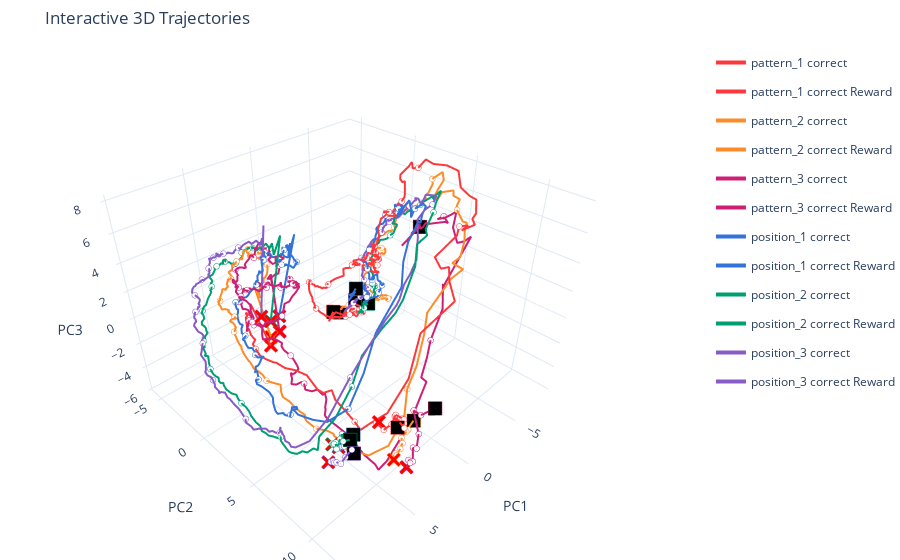

The cell this chart's notebook holds for it:
### Code cell
data = load_pickle("../../data/flexible_shift/RDH01-PFCsep2.pkl")

data = extract_used_data(data)
mergeAB(data)

align_track(data, params)
# selection_array = neuron_selection(data, params, ana_tt=['*'], ana_bt=['correct'])
z_score_on(data, params, ana_tt=['origin'], ana_bt=['*'])
z_score_on(data, params, ana_tt=['pattern_*'], ana_bt=['*'])
z_score_on(data, params, ana_tt=['position_*'], ana_bt=['*'])
x_lines, y_lines, z_lines, line_labels, line_colors, pcs = pca_on(data, params, ana_tt=['*'], ana_bt=['correct'])

plot3d_lines_to_html(x_lines, y_lines, z_lines, line_labels = line_labels, line_colors = line_colors)

### Figure 1 — Plotly figure (JSON) as saved in the notebook; plotly's stock layout.template omitted (floating-point values rounded to 4 significant figures; data arrays with more than 128 entries replaced by an {"elided": "..."} marker saying what was removed)
{"data": [{"legendgroup": "group_0", "line": {"color": "#fc383d", "width": 4}, "mode": "lines", "name": "pattern_1 correct", "showlegend": true, "type": "scatter3d", "x": {"elided": "300 float values"}, "y": {"elided": "300 float values"}, "z": {"elided": "300 float values"}}, {"legendgroup": "group_0", "marker": {"color": "white", "line": {"color": "#fc383d", "width": 1}, "size": 2}, "mode": "markers", "name": "pattern_1 correct marks", "showlegend": false, "type": "scatter3d", "x": [4.016, 5.979, 5.475, -3.08, -7.306, -7.074, -6.392, -5.303, -5.28, -5.189, -5.318, -5.486, -5.653, -5.285, -4.937, -4.44, -2.782, -2.075, -1.862, -3.873, -4.41, -4.744, -5.297, -3.672, -3.422], "y": [-0.3731, 0.7645, 8.669, 8.21, 1.782, 0.7341, 0.2282, 0.08727, -0.7969, 0.3983, 0.2642, 0.2161, 0.01575, -0.01184, -0.3968, -1.374, -2.132, -3.408, -2.523, -1.044, -1.112, -1.092, -1.08, -1.249, -2.337], "z": [-2.333, -0.8034, -1.61, 6.914, 7.138, 4.482, 3.754, 0.9197, -0.4723, 0.1009, 0.4118, 0.3717, 0.5515, 1.433, 0.4533, -0.3363, -1.585, -1.653, -3.444, -4.291, -4.012, -4.375, -4.804, -4.472, -4.453]}, {"legendgroup": "group_0", "marker": {"color": "red", "line": {"color": "#fc383d", "width": 1}, "size": 5, "symbol": "x"}, "mode": "markers", "name": "pattern_1 correct start", "showlegend": false, "type": "scatter3d", "x": [4.016], "y": [-0.3731], "z": [-2.333]}, {"legendgroup": "group_0", "marker": {"color": "black", "line": {"color": "#fc383d", "width": 1}, "size": 5, "symbol": "square"}, "mode": "markers", "name": "pattern_1 correct end", "showlegend": false, "type": "scatter3d", "x": [-3.422], "y": [-2.337], "z": [-4.453]}, {"legendgroup": "group_1", "line": {"color": "#fc383d", "width": 4}, "mode": "lines", "name": "pattern_1 correct Reward", "showlegend": true, "type": "scatter3d", "x": [5.044, 5.068, 5.134, 4.86, 4.441, 4.279, 4.124, 4.674, 4.356, 4.716], "y": [10.03, 9.873, 10.47, 10.75, 10.65, 11.09, 10.82, 11.46, 10.53, 11.04], "z": [-0.9615, -1.117, -1.147, -0.7159, -0.4082, -0.5376, -0.7895, -0.6186, -0.6615, -0.853]}, {"legendgroup": "group_1", "marker": {"color": "white", "line": {"color": "#fc383d", "width": 1}, "size": 2}, "mode": "markers", "name": "pattern_1 correct Reward marks", "showlegend": false, "type": "scatter3d", "x": [5.044, 5.068, 5.134, 4.86, 4.441, 4.279, 4.124, 4.674, 4.356, 4.716], "y": [10.03, 9.873, 10.47, 10.75, 10.65, 11.09, 10.82, 11.46, 10.53, 11.04], "z": [-0.9615, -1.117, -1.147, -0.7159, -0.4082, -0.5376, -0.7895, -0.6186, -0.6615, -0.853]}, {"legendgroup": "group_1", "marker": {"color": "red", "line": {"color": "#fc383d", "width": 1}, "size": 5, "symbol": "x"}, "mode": "markers", "name": "pattern_1 correct Reward start", "showlegend": false, "type": "scatter3d", "x": [5.044], "y": [10.03], "z": [-0.9615]}, {"legendgroup": "group_1", "marker": {"color": "black", "line": {"color": "#fc383d", "width": 1}, "size": 5, "symbol": "square"}, "mode": "markers", "name": "pattern_1 correct Reward end", "showlegend": false, "type": "scatter3d", "x": [4.716], "y": [11.04], "z": [-0.853]}, {"legendgroup": "group_2", "line": {"color": "#fc8c29", "width": 4}, "mode": "lines", "name": "pattern_2 correct", "showlegend": true, "type": "scatter3d", "x": {"elided": "300 float values"}, "y": {"elided": "300 float values"}, "z": {"elided": "300 float values"}}, {"legendgroup": "group_2", "marker": {"color": "white", "line": {"color": "#fc8c29", "width": 1}, "size": 2}, "mode": "markers", "name": "pattern_2 correct marks", "showlegend": false, "type": "scatter3d", "x": [3.777, 1.165, 0.9925, 1.315, 1.952, 3.366, 4.287, 5.649, 5.968, 6.435, 6.717, 6.551, 2.388, -5.494, -8.133, -7.398, -7.513, -6.414, -6.071, -6.708, -7.285, -7.521, -7.102, -5.086, -4.877], "y": [-0.5942, -3.89, -5.07, -5.562, -4.765, -4.182, -3.624, -3.073, -1.144, -0.6588, 2.608, 6.699, 9.696, 6.32, 2.349, -0.09572, -1.334, -0.8497, -1.578, -0.8694, -1.175, -0.4652, -1.298, -2.34, -3.141], "z": [-1.884, 1.04, 1.496, 1.103, 2.218, 2.114, 1.426, 0.6672, 0.6145, -0.0295, -1.726, -2.817, -0.5659, 6.39, 6.284, 2.085, -0.1594, -0.7609, -3.075, -3.814, -4.332, -4.325, -4.412, -4.662, -5.688]}, {"legendgroup": "group_2", "marker": {"color": "red", "line": {"color": "#fc8c29", "width": 1}, "size": 5, "symbol": "x"}, "mode": "markers", "name": "pattern_2 correct start", "showlegend": false, "type": "scatter3d", "x": [3.777], "y": [-0.5942], "z": [-1.884]}, {"legendgroup": "group_2", "marker": {"color": "black", "line": {"color": "#fc8c29", "width": 1}, "size": 5, "symbol": "square"}, "mode": "markers", "name": "pattern_2 correct end", "showlegend": false, "type": "scatter3d", "x": [-4.877], "y": [-3.141], "z": [-5.688]}, {"legendgroup": "group_3", "line": {"color": "#fc8c29", "width": 4}, "mode": "lines", "name": "pattern_2 correct Reward", "showlegend": true, "type": "scatter3d", "x": [5.548, 5.545, 5.21, 5.324, 5.051, 4.756, 4.484, 3.911, 4.059, 3.378], "y": [11.59, 11.47, 11.4, 11.6, 11.58, 11.48, 11.17, 11.14, 11.13, 11.04], "z": [-2.21, -2.437, -2.175, -2.034, -1.785, -1.668, -1.714, -1.556, -1.592, -1.323]}, {"legendgroup": "group_3", "marker": {"color": "white", "line": {"color": "#fc8c29", "width": 1}, "size": 2}, "mode": "markers", "name": "pattern_2 correct Reward marks", "showlegend": false, "type": "scatter3d", "x": [5.548, 5.545, 5.21, 5.324, 5.051, 4.756, 4.484, 3.911, 4.059, 3.378], "y": [11.59, 11.47, 11.4, 11.6, 11.58, 11.48, 11.17, 11.14, 11.13, 11.04], "z": [-2.21, -2.437, -2.175, -2.034, -1.785, -1.668, -1.714, -1.556, -1.592, -1.323]}, {"legendgroup": "group_3", "marker": {"color": "red", "line": {"color": "#fc8c29", "width": 1}, "size": 5, "symbol": "x"}, "mode": "markers", "name": "pattern_2 correct Reward start", "showlegend": false, "type": "scatter3d", "x": [5.548], "y": [11.59], "z": [-2.21]}, {"legendgroup": "group_3", "marker": {"color": "black", "line": {"color": "#fc8c29", "width": 1}, "size": 5, "symbol": "square"}, "mode": "markers", "name": "pattern_2 correct Reward end", "showlegend": false, "type": "scatter3d", "x": [3.378], "y": [11.04], "z": [-1.323]}, {"legendgroup": "group_4", "line": {"color": "#cc1f75", "width": 4}, "mode": "lines", "name": "pattern_3 correct", "showlegend": true, "type": "scatter3d", "x": {"elided": "300 float values"}, "y": {"elided": "300 float values"}, "z": {"elided": "300 float values"}}, {"legendgroup": "group_4", "marker": {"color": "white", "line": {"color": "#cc1f75", "width": 1}, "size": 2}, "mode": "markers", "name": "pattern_3 correct marks", "showlegend": false, "type": "scatter3d", "x": [3.08, 1.095, 0.6663, 1.251, 2.664, 4.216, 4.26, 4.782, 5.208, 5.336, 3.889, 1.871, 1.496, 2.107, 2.877, 3.019, 4.238, 5.063, 5.36, 4.578, 5.06, 5.35, -0.1778, -6.817, -8.466], "y": [-0.5668, -2.761, -4.167, -4.234, -3.202, -3.101, -2.892, -2.267, -0.7609, -0.09469, 0.8738, -0.4167, -1.112, -1.363, -2.02, -1.629, -2.093, -1.548, -0.2027, 2.336, 4.053, 8.267, 9.117, 4.473, 1.36], "z": [-1.799, 1.423, 1.947, 2.228, 2.499, 2.355, 1.113, 0.5639, 0.1195, 0.1853, 0.6267, 1.433, 1.317, 0.8065, 1.016, 1.108, 1.285, 1.477, 0.3742, -1.228, -2.097, -2.991, 1.097, 4.819, 2.261]}, {"legendgroup": "group_4", "marker": {"color": "red", "line": {"color": "#cc1f75", "width": 1}, "size": 5, "symbol": "x"}, "mode": "markers", "name": "pattern_3 correct start", "showlegend": false, "type": "scatter3d", "x": [3.08], "y": [-0.5668], "z": [-1.799]}, {"legendgroup": "group_4", "marker": {"color": "black", "line": {"color": "#cc1f75", "width": 1}, "size": 5, "symbol": "square"}, "mode": "markers", "name": "pattern_3 correct end", "showlegend": false, "type": "scatter3d", "x": [-8.466], "y": [1.36], "z": [2.261]}, {"legendgroup": "group_5", "line": {"color": "#cc1f75", "width": 4}, "mode": "lines", "name": "pattern_3 correct Reward", "showlegend": true, "type": "scatter3d", "x": [5.229, 5.054, 4.935, 4.876, 4.351, 4.541, 3.789, 3.087, 3.1, 2.561], "y": [12.21, 12.3, 12.08, 12.33, 11.87, 12.25, 11.76, 10.77, 11.29, 11.77], "z": [-2.551, -2.281, -2.334, -2.289, -2.012, -1.643, -1.508, -0.9556, -0.9331, -0.471]}, {"legendgroup": "group_5", "marker": {"color": "white", "line": {"color": "#cc1f75", "width": 1}, "size": 2}, "mode": "markers", "name": "pattern_3 correct Reward marks", "showlegend": false, "type": "scatter3d", "x": [5.229, 5.054, 4.935, 4.876, 4.351, 4.541, 3.789, 3.087, 3.1, 2.561], "y": [12.21, 12.3, 12.08, 12.33, 11.87, 12.25, 11.76, 10.77, 11.29, 11.77], "z": [-2.551, -2.281, -2.334, -2.289, -2.012, -1.643, -1.508, -0.9556, -0.9331, -0.471]}, {"legendgroup": "group_5", "marker": {"color": "red", "line": {"color": "#cc1f75", "width": 1}, "size": 5, "symbol": "x"}, "mode": "markers", "name": "pattern_3 correct Reward start", "showlegend": false, "type": "scatter3d", "x": [5.229], "y": [12.21], "z": [-2.551]}, {"legendgroup": "group_5", "marker": {"color": "black", "line": {"color": "#cc1f75", "width": 1}, "size": 5, "symbol": "square"}, "mode": "markers", "name": "pattern_3 correct Reward end", "showlegend": false, "type": "scatter3d", "x": [2.561], "y": [11.77], "z": [-0.471]}, {"legendgroup": "group_6", "line": {"color": "#3373d9", "width": 4}, "mode": "lines", "name": "position_1 correct", "showlegend": true, "type": "scatter3d", "x": {"elided": "300 float values"}, "y": {"elided": "300 float values"}, "z": {"elided": "300 float values"}}, {"legendgroup": "group_6", "marker": {"color": "white", "line": {"color": "#3373d9", "width": 1}, "size": 2}, "mode": "markers", "name": "position_1 correct marks", "showlegend": false, "type": "scatter3d", "x": [2.615, 0.1206, 0.63, 1.315, 1.534, 2.51, 3.368, 5.194, 5.963, 6.576, 7.371, 7.446, 5.637, -5.081, -6.696, -7.304, -6.628, -5.396, -4.903, -5.314, -5.218, -5.068, -4.073, -3.898, -3.484], "y": [-1.09, -3.28, -1.403, -2.121, -3.614, -2.39, -2.242, -2.019, -0.2166, 1.536, 2.79, 5.614, 8.355, 3.483, 0.8153, 0.1872, -0.3077, -0.5998, -0.2801, -0.1679, 0.879, 0.7205, 0.4862, -0.07246, -0.03395], "z": [-1.07, 2.0, 2.098, 1.873, 2.038, 2.624, 1.198, 0.8658, -0.3471, -0.4695, -1.09, -1.854, -0.7487, 5.602, 4.097, 3.644, 3.214, 0.8306, -0.3886, -1.464, -1.386, -2.015, -2.055, -1.763, -1.28]}, {"legendgroup": "group_6", "marker": {"color": "red", "line": {"color": "#3373d9", "width": 1}, "size": 5, "symbol": "x"}, "mode": "markers", "name": "position_1 correct start", "showlegend": false, "type": "scatter3d", "x": [2.615], "y": [-1.09], "z": [-1.07]}, {"legendgroup": "group_6", "marker": {"color": "black", "line": {"color": "#3373d9", "width": 1}, "size": 5, "symbol": "square"}, "mode": "markers", "name": "position_1 correct end", "showlegend": false, "type": "scatter3d", "x": [-3.484], "y": [-0.03395], "z": [-1.28]}, {"legendgroup": "group_7", "line": {"color": "#3373d9", "width": 4}, "mode": "lines", "name": "position_1 correct Reward", "showlegend": true, "type": "scatter3d", "x": [7.37, 7.38, 7.387, 7.398, 7.378, 7.335, 7.175, 7.124, 6.895, 6.667], "y": [9.361, 9.429, 9.496, 9.569, 9.662, 9.741, 9.789, 9.768, 9.777, 9.723], "z": [-1.582, -1.584, -1.456, -1.379, -1.299, -1.245, -1.247, -1.227, -1.07, -0.8976]}, {"legendgroup": "group_7", "marker": {"color": "white", "line": {"color": "#3373d9", "width": 1}, "size": 2}, "mode": "markers", "name": "position_1 correct Reward marks", "showlegend": false, "type": "scatter3d", "x": [7.37, 7.38, 7.387, 7.398, 7.378, 7.335, 7.175, 7.124, 6.895, 6.667], "y": [9.361, 9.429, 9.496, 9.569, 9.662, 9.741, 9.789, 9.768, 9.777, 9.723], "z": [-1.582, -1.584, -1.456, -1.379, -1.299, -1.245, -1.247, -1.227, -1.07, -0.8976]}, {"legendgroup": "group_7", "marker": {"color": "red", "line": {"color": "#3373d9", "width": 1}, "size": 5, "symbol": "x"}, "mode": "markers", "name": "position_1 correct Reward start", "showlegend": false, "type": "scatter3d", "x": [7.37], "y": [9.361], "z": [-1.582]}, {"legendgroup": "group_7", "marker": {"color": "black", "line": {"color": "#3373d9", "width": 1}, "size": 5, "symbol": "square"}, "mode": "markers", "name": "position_1 correct Reward end", "showlegend": false, "type": "scatter3d", "x": [6.667], "y": [9.723], "z": [-0.8976]}, {"legendgroup": "group_8", "line": {"color": "#009e73", "width": 4}, "mode": "lines", "name": "position_2 correct", "showlegend": true, "type": "scatter3d", "x": {"elided": "300 float values"}, "y": {"elided": "300 float values"}, "z": {"elided": "300 float values"}}, {"legendgroup": "group_8", "marker": {"color": "white", "line": {"color": "#009e73", "width": 1}, "size": 2}, "mode": "markers", "name": "position_2 correct marks", "showlegend": false, "type": "scatter3d", "x": [3.558, 1.771, 2.505, 3.061, 4.173, 4.942, 5.781, 6.98, 8.135, 8.859, 8.88, 8.629, 4.854, -4.663, -7.19, -7.183, -7.112, -5.553, -5.602, -5.981, -5.806, -5.107, -4.794, -4.109, -4.732], "y": [-0.7742, -4.509, -4.768, -4.727, -4.27, -4.054, -3.59, -3.066, -1.405, 0.1475, 3.045, 6.148, 7.832, 5.236, 2.256, 0.3809, -0.184, -0.6843, -0.397, -0.4826, -0.3518, -0.5681, -0.6131, 0.225, 0.001031], "z": [-0.818, 2.318, 2.172, 1.608, 2.407, 2.497, 1.568, 0.5811, -0.2287, -1.005, -1.755, -2.301, 0.01436, 6.142, 4.713, 3.429, 1.509, -0.1953, -1.981, -2.455, -3.148, -3.679, -3.943, -3.157, -3.172]}, {"legendgroup": "group_8", "marker": {"color": "red", "line": {"color": "#009e73", "width": 1}, "size": 5, "symbol": "x"}, "mode": "markers", "name": "position_2 correct start", "showlegend": false, "type": "scatter3d", "x": [3.558], "y": [-0.7742], "z": [-0.818]}, {"legendgroup": "group_8", "marker": {"color": "black", "line": {"color": "#009e73", "width": 1}, "size": 5, "symbol": "square"}, "mode": "markers", "name": "position_2 correct end", "showlegend": false, "type": "scatter3d", "x": [-4.732], "y": [0.001031], "z": [-3.172]}, {"legendgroup": "group_9", "line": {"color": "#009e73", "width": 4}, "mode": "lines", "name": "position_2 correct Reward", "showlegend": true, "type": "scatter3d", "x": [7.727, 7.761, 7.81, 7.765, 7.676, 7.803, 7.402, 7.197, 7.458, 7.133], "y": [9.255, 9.286, 9.42, 9.46, 9.476, 9.659, 9.51, 9.444, 9.793, 9.952], "z": [-1.168, -1.065, -0.981, -0.9495, -0.8903, -1.14, -0.8288, -0.6708, -0.7323, -0.7487]}, {"legendgroup": "group_9", "marker": {"color": "white", "line": {"color": "#009e73", "width": 1}, "size": 2}, "mode": "markers", "name": "position_2 correct Reward marks", "showlegend": false, "type": "scatter3d", "x": [7.727, 7.761, 7.81, 7.765, 7.676, 7.803, 7.402, 7.197, 7.458, 7.133], "y": [9.255, 9.286, 9.42, 9.46, 9.476, 9.659, 9.51, 9.444, 9.793, 9.952], "z": [-1.168, -1.065, -0.981, -0.9495, -0.8903, -1.14, -0.8288, -0.6708, -0.7323, -0.7487]}, {"legendgroup": "group_9", "marker": {"color": "red", "line": {"color": "#009e73", "width": 1}, "size": 5, "symbol": "x"}, "mode": "markers", "name": "position_2 correct Reward start", "showlegend": false, "type": "scatter3d", "x": [7.727], "y": [9.255], "z": [-1.168]}, {"legendgroup": "group_9", "marker": {"color": "black", "line": {"color": "#009e73", "width": 1}, "size": 5, "symbol": "square"}, "mode": "markers", "name": "position_2 correct Reward end", "showlegend": false, "type": "scatter3d", "x": [7.133], "y": [9.952], "z": [-0.7487]}, {"legendgroup": "group_10", "line": {"color": "#875cc7", "width": 4}, "mode": "lines", "name": "position_3 correct", "showlegend": true, "type": "scatter3d", "x": {"elided": "300 float values"}, "y": {"elided": "300 float values"}, "z": {"elided": "300 float values"}}, {"legendgroup": "group_10", "marker": {"color": "white", "line": {"color": "#875cc7", "width": 1}, "size": 2}, "mode": "markers", "name": "position_3 correct marks", "showlegend": false, "type": "scatter3d", "x": [4.048, 2.676, 3.456, 4.283, 5.261, 6.157, 7.052, 7.737, 8.744, 9.461, 9.6, 8.672, 5.058, -5.274, -7.039, -7.099, -6.705, -5.531, -5.558, -5.645, -5.008, -4.763, -4.429, -4.138, -4.759], "y": [-1.068, -4.83, -5.478, -5.404, -4.522, -3.988, -3.547, -2.544, -0.443, 1.34, 4.435, 6.152, 7.901, 4.665, 1.474, -0.3159, -0.6447, -1.482, -1.199, -0.8498, -0.4205, -0.2377, -0.485, -0.9131, -1.344], "z": [-0.3432, 2.603, 2.194, 2.263, 2.272, 2.086, 1.556, 1.162, 0.5157, -0.7341, -1.468, -1.932, 0.8473, 6.237, 4.393, 2.542, 1.716, -0.249, -2.036, -2.613, -2.641, -2.42, -2.674, -3.287, -3.547]}, {"legendgroup": "group_10", "marker": {"color": "red", "line": {"color": "#875cc7", "width": 1}, "size": 5, "symbol": "x"}, "mode": "markers", "name": "position_3 correct start", "showlegend": false, "type": "scatter3d", "x": [4.048], "y": [-1.068], "z": [-0.3432]}, {"legendgroup": "group_10", "marker": {"color": "black", "line": {"color": "#875cc7", "width": 1}, "size": 5, "symbol": "square"}, "mode": "markers", "name": "position_3 correct end", "showlegend": false, "type": "scatter3d", "x": [-4.759], "y": [-1.344], "z": [-3.547]}, {"legendgroup": "group_11", "line": {"color": "#875cc7", "width": 4}, "mode": "lines", "name": "position_3 correct Reward", "showlegend": true, "type": "scatter3d", "x": [8.786, 8.7, 8.618, 8.665, 8.579, 8.493, 8.11, 7.747, 7.754, 7.728], "y": [10.09, 10.19, 10.26, 10.39, 10.47, 10.69, 10.61, 10.7, 10.68, 10.81], "z": [-0.9647, -0.9211, -0.8644, -0.8429, -0.8233, -0.8262, -0.712, -0.4024, -0.5218, -0.5952]}, {"legendgroup": "group_11", "marker": {"color": "white", "line": {"color": "#875cc7", "width": 1}, "size": 2}, "mode": "markers", "name": "position_3 correct Reward marks", "showlegend": false, "type": "scatter3d", "x": [8.786, 8.7, 8.618, 8.665, 8.579, 8.493, 8.11, 7.747, 7.754, 7.728], "y": [10.09, 10.19, 10.26, 10.39, 10.47, 10.69, 10.61, 10.7, 10.68, 10.81], "z": [-0.9647, -0.9211, -0.8644, -0.8429, -0.8233, -0.8262, -0.712, -0.4024, -0.5218, -0.5952]}, {"legendgroup": "group_11", "marker": {"color": "red", "line": {"color": "#875cc7", "width": 1}, "size": 5, "symbol": "x"}, "mode": "markers", "name": "position_3 correct Reward start", "showlegend": false, "type": "scatter3d", "x": [8.786], "y": [10.09], "z": [-0.9647]}, {"legendgroup": "group_11", "marker": {"color": "black", "line": {"color": "#875cc7", "width": 1}, "size": 5, "symbol": "square"}, "mode": "markers", "name": "position_3 correct Reward end", "showlegend": false, "type": "scatter3d", "x": [7.728], "y": [10.81], "z": [-0.5952]}], "layout": {"legend": {"groupclick": "togglegroup", "itemsizing": "trace"}, "margin": {"b": 0, "l": 0, "r": 0, "t": 48}, "scene": {"xaxis": {"title": {"text": "PC1"}}, "yaxis": {"title": {"text": "PC2"}}, "zaxis": {"title": {"text": "PC3"}}}, "title": {"text": "Interactive 3D Trajectories"}}}
